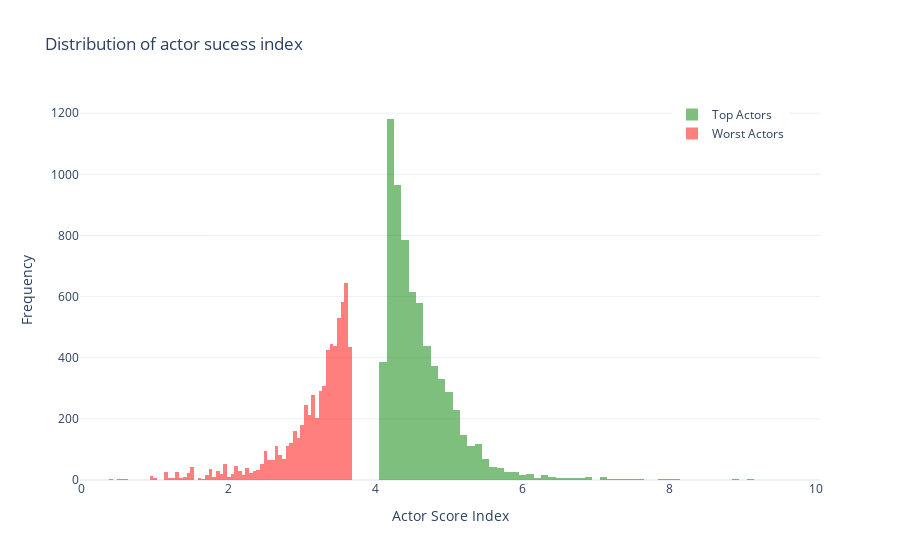

The notebook cell this image was saved under:
### Code cell
# plot the distribution of the 25% worst and best actors
 
fig = go.Figure()

# Add histogram for top actors
fig.add_trace(go.Histogram(
    x=top_actors['Actor Score Index'],
    nbinsx=100,
    name='Top Actors',
    opacity=0.5,
    marker_color='green'
))

# Add histogram for worst actors
fig.add_trace(go.Histogram(
    x=worst_actors['Actor Score Index'],
    nbinsx=100,
    name='Worst Actors',
    opacity=0.5,
    marker_color='red'
))

fig.update_layout(
    title='Distribution of actor sucess index',
    xaxis_title='Actor Score Index',
    yaxis_title='Frequency',
    barmode='overlay',
    legend=dict(x=0.8, y=1),
    template='plotly_white'
)

# Show plot
fig.show()

### Figure 1 — Plotly figure (JSON) as saved in the notebook; plotly's stock layout.template omitted (floating-point values rounded to 4 significant figures; data arrays with more than 128 entries replaced by an {"elided": "..."} marker saying what was removed)
{"data": [{"marker": {"color": "green"}, "name": "Top Actors", "nbinsx": 100, "opacity": 0.5, "type": "histogram", "x": {"elided": "6897 float values"}}, {"marker": {"color": "red"}, "name": "Worst Actors", "nbinsx": 100, "opacity": 0.5, "type": "histogram", "x": {"elided": "6897 float values"}}], "layout": {"barmode": "overlay", "legend": {"x": 0.8, "y": 1}, "title": {"text": "Distribution of actor sucess index"}, "xaxis": {"title": {"text": "Actor Score Index"}}, "yaxis": {"title": {"text": "Frequency"}}}}
